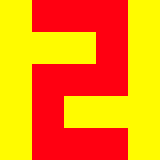

The image is a tile-based game level rendered from a .tmx file. Its description and complete source (layers, tilesets, objects, tile grids) follow:
An orthogonal 5x5 tile map with 32x32 px tiles, 2 tile layers (background, Number).

<map version="1.0" orientation="orthogonal" width="5" height="5" tilewidth="32" tileheight="32">
 <tileset firstgid="1" name="tilesetdemo" tilewidth="32" tileheight="32">
  <image source="tilesetdemo.png" width="64" height="64" />
 </tileset>
 <layer name="background" width="5" height="5">
  <data>
   <tile gid="2" />
   <tile gid="2" />
   <tile gid="2" />
   <tile gid="2" />
   <tile gid="2" />
   <tile gid="2" />
   <tile gid="2" />
   <tile gid="2" />
   <tile gid="2" />
   <tile gid="2" />
   <tile gid="2" />
   <tile gid="2" />
   <tile gid="2" />
   <tile gid="2" />
   <tile gid="2" />
   <tile gid="2" />
   <tile gid="2" />
   <tile gid="2" />
   <tile gid="2" />
   <tile gid="2" />
   <tile gid="2" />
   <tile gid="3" />
   <tile gid="2" />
   <tile gid="2" />
   <tile gid="2" />
  </data>
 </layer>
 <layer name="Number" width="5" height="5">
  <data>
   <tile gid="0" />
   <tile gid="4" />
   <tile gid="4" />
   <tile gid="4" />
   <tile gid="0" />
   <tile gid="0" />
   <tile gid="0" />
   <tile gid="0" />
   <tile gid="4" />
   <tile gid="0" />
   <tile gid="0" />
   <tile gid="4" />
   <tile gid="4" />
   <tile gid="4" />
   <tile gid="0" />
   <tile gid="0" />
   <tile gid="4" />
   <tile gid="0" />
   <tile gid="0" />
   <tile gid="0" />
   <tile gid="0" />
   <tile gid="4" />
   <tile gid="4" />
   <tile gid="4" />
   <tile gid="0" />
  </data>
 </layer>
</map>
